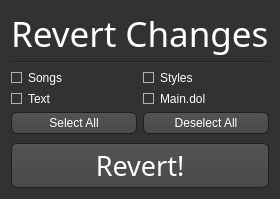
<?xml version="1.0" encoding="UTF-8"?>
<ui version="4.0">
 <class>Dialog</class>
 <widget class="QDialog" name="Dialog">
  <property name="windowModality">
   <enum>Qt::ApplicationModal</enum>
  </property>
  <property name="geometry">
   <rect>
    <x>0</x>
    <y>0</y>
    <width>256</width>
    <height>199</height>
   </rect>
  </property>
  <property name="windowTitle">
   <string>Revert Changes</string>
  </property>
  <property name="styleSheet">
   <string notr="true">QToolTip
{
     border: 1px solid black;
     background-color: #ffa02f;
     padding: 1px;
     border-radius: 3px;
     opacity: 100;
}

QWidget
{
    color: white;
    background-color: #323232;
}

QWidget:item:hover
{
    background-color: QLinearGradient( x1: 0, y1: 0, x2: 0, y2: 1, stop: 0 #ffa02f, stop: 1 #ca0619);
    color: #000000;
}

QWidget:item:selected
{
    background-color: QLinearGradient( x1: 0, y1: 0, x2: 0, y2: 1, stop: 0 #ffa02f, stop: 1 #d7801a);
}

QMenuBar
{
	background: #242424;
}

QMenuBar::item
{
    background: transparent;
}

QMenuBar::item:selected
{
    background: transparent;
    border: 1px solid #ffaa00;
}

QMenuBar::item:pressed
{
    background: #444;
    border: 1px solid #000;
    background-color: QLinearGradient(
        x1:0, y1:0,
        x2:0, y2:1,
        stop:1 #212121,
        stop:0.4 #343434/*,
        stop:0.2 #343434,
        stop:0.1 #ffaa00*/
    );
    margin-bottom:-1px;
    padding-bottom:1px;
}

QMenu
{
    border: 1px solid #000;
}

QMenu::item
{
    padding: 2px 20px 2px 20px;
}

QMenu::item:selected
{
    color: #000000;
}

QWidget:disabled
{
    color: #404040;
    background-color: #323232;
}

QLineEdit
{
    background-color: QLinearGradient( x1: 0, y1: 0, x2: 0, y2: 1, stop: 0 #4d4d4d, stop: 0 #646464, stop: 1 #5d5d5d);
    padding: 1px;
    border-style: solid;
    border: 1px solid #1e1e1e;
    border-radius: 5;
}

QSpinBox
{
    background-color: QLinearGradient( x1: 0, y1: 0, x2: 0, y2: 1, stop: 0 #4d4d4d, stop: 0 #646464, stop: 1 #5d5d5d);
    padding: 1px;
    border-style: solid;
    border: 1px solid #1e1e1e;
    border-radius: 5;
}

QPushButton
{
    color: white;
    background-color: QLinearGradient( x1: 0, y1: 0, x2: 0, y2: 1, stop: 0 #565656, stop: 0.1 #525252, stop: 0.5 #4e4e4e, stop: 0.9 #4a4a4a, stop: 1 #464646);
    border-width: 1px;
    border-color: #1e1e1e;
    border-style: solid;
    border-radius: 6;
    padding: 3px;
    padding-left: 5px;
    padding-right: 5px;
}

QPushButton:pressed
{
    background-color: QLinearGradient( x1: 0, y1: 0, x2: 0, y2: 1, stop: 0 #2d2d2d, stop: 0.1 #2b2b2b, stop: 0.5 #292929, stop: 0.9 #282828, stop: 1 #252525);
}

QComboBox
{
    selection-background-color: #ffaa00;
    background-color: QLinearGradient( x1: 0, y1: 0, x2: 0, y2: 1, stop: 0 #565656, stop: 0.1 #525252, stop: 0.5 #4e4e4e, stop: 0.9 #4a4a4a, stop: 1 #464646);
    border-style: solid;
    border: 1px solid #1e1e1e;
    border-radius: 5;
	padding-left: 4px;
}

QComboBox:hover,QPushButton:hover
{
    border: 2px solid QLinearGradient( x1: 0, y1: 0, x2: 0, y2: 1, stop: 0 #ffa02f, stop: 1 #d7801a);
}


QComboBox:on
{
    background-color: QLinearGradient( x1: 0, y1: 0, x2: 0, y2: 1, stop: 0 #2d2d2d, stop: 0.1 #2b2b2b, stop: 0.5 #292929, stop: 0.9 #282828, stop: 1 #252525);
    selection-background-color: #ffaa00;
}

QComboBox QAbstractItemView
{
    border: 2px solid darkgray;
    selection-background-color: QLinearGradient( x1: 0, y1: 0, x2: 0, y2: 1, stop: 0 #ffa02f, stop: 1 #d7801a);
}

QComboBox::drop-down
{
     subcontrol-origin: padding;
     subcontrol-position: top right;
     width: 15px;

     border-left-width: 0px;
     border-left-color: darkgray;
     border-left-style: solid; /* just a single line */
     border-top-right-radius: 3px; /* same radius as the QComboBox */
     border-bottom-right-radius: 3px;
 }

QComboBox::down-arrow
{
     image: url(:images/images/down_arrow.png);
}

QGroupBox:focus
{
border: 2px solid QLinearGradient( x1: 0, y1: 0, x2: 0, y2: 1, stop: 0 #ffa02f, stop: 1 #d7801a);
}

QTextEdit:focus
{
    border: 2px solid QLinearGradient( x1: 0, y1: 0, x2: 0, y2: 1, stop: 0 #ffa02f, stop: 1 #d7801a);
}

QScrollBar:horizontal {
     border: 1px solid #222222;
     background: QLinearGradient( x1: 0, y1: 0, x2: 0, y2: 1, stop: 0.0 #121212, stop: 0.2 #282828, stop: 1 #484848);
     height: 7px;
     margin: 0px 16px 0 16px;
}

QScrollBar::handle:horizontal
{
      background: QLinearGradient( x1: 0, y1: 0, x2: 1, y2: 0, stop: 0 #ffa02f, stop: 0.5 #d7801a, stop: 1 #ffa02f);
      min-height: 20px;
      border-radius: 2px;
}

QScrollBar::add-line:horizontal {
      border: 1px solid #1b1b19;
      border-radius: 2px;
      background: QLinearGradient( x1: 0, y1: 0, x2: 1, y2: 0, stop: 0 #ffa02f, stop: 1 #d7801a);
      width: 14px;
      subcontrol-position: right;
      subcontrol-origin: margin;
}

QScrollBar::sub-line:horizontal {
      border: 1px solid #1b1b19;
      border-radius: 2px;
      background: QLinearGradient( x1: 0, y1: 0, x2: 1, y2: 0, stop: 0 #ffa02f, stop: 1 #d7801a);
      width: 14px;
     subcontrol-position: left;
     subcontrol-origin: margin;
}

QAbstractItemView
{
    background-color: #121212;
}

QScrollBar::right-arrow:horizontal, QScrollBar::left-arrow:horizontal
{
      border: 1px solid black;
      width: 1px;
      height: 1px;
      background: white;
}

QScrollBar::add-page:horizontal, QScrollBar::sub-page:horizontal
{
      background: none;
}

QScrollBar:vertical
{
      background: QLinearGradient( x1: 0, y1: 0, x2: 1, y2: 0, stop: 0.0 #121212, stop: 0.2 #282828, stop: 1 #484848);
      width: 7px;
      margin: 16px 0 16px 0;
      border: 1px solid #222222;
}

QScrollBar::handle:vertical
{
      background: QLinearGradient( x1: 0, y1: 0, x2: 0, y2: 1, stop: 0 #ffa02f, stop: 0.5 #d7801a, stop: 1 #ffa02f);
      min-height: 20px;
      border-radius: 2px;
}

QScrollBar::add-line:vertical
{
      border: 1px solid #1b1b19;
      border-radius: 2px;
      background: QLinearGradient( x1: 0, y1: 0, x2: 0, y2: 1, stop: 0 #ffa02f, stop: 1 #d7801a);
      height: 14px;
      subcontrol-position: bottom;
      subcontrol-origin: margin;
}

QScrollBar::sub-line:vertical
{
      border: 1px solid #1b1b19;
      border-radius: 2px;
      background: QLinearGradient( x1: 0, y1: 0, x2: 0, y2: 1, stop: 0 #d7801a, stop: 1 #ffa02f);
      height: 14px;
      subcontrol-position: top;
      subcontrol-origin: margin;
}

QScrollBar::up-arrow:vertical, QScrollBar::down-arrow:vertical
{
      border: 1px solid black;
      width: 1px;
      height: 1px;
      background: white;
}


QScrollBar::add-page:vertical, QScrollBar::sub-page:vertical
{
      background: none;
}

QTextEdit
{
    background-color: #242424;
	padding-left: 1px;
}

QPlainTextEdit
{
    background-color: #242424;
}

QHeaderView::section
{
    background-color: QLinearGradient(x1:0, y1:0, x2:0, y2:1, stop:0 #616161, stop: 0.5 #505050, stop: 0.6 #434343, stop:1 #656565);
    color: white;
    padding-left: 4px;
    border: 1px solid #6c6c6c;
}

QCheckBox:disabled
{
color: #414141;
}

QDockWidget::title
{
    text-align: center;
    spacing: 3px; /* spacing between items in the tool bar */
    background-color: QLinearGradient(x1:0, y1:0, x2:0, y2:1, stop:0 #323232, stop: 0.5 #242424, stop:1 #323232);
}

QDockWidget::close-button, QDockWidget::float-button
{
    text-align: center;
    spacing: 1px; /* spacing between items in the tool bar */
    background-color: QLinearGradient(x1:0, y1:0, x2:0, y2:1, stop:0 #323232, stop: 0.5 #242424, stop:1 #323232);
}

QDockWidget::close-button:hover, QDockWidget::float-button:hover
{
    background: #242424;
}

QDockWidget::close-button:pressed, QDockWidget::float-button:pressed
{
    padding: 1px -1px -1px 1px;
}

QMainWindow::separator
{
    background-color: QLinearGradient(x1:0, y1:0, x2:0, y2:1, stop:0 #161616, stop: 0.5 #151515, stop: 0.6 #212121, stop:1 #343434);
    color: white;
    padding-left: 4px;
    border: 1px solid #4c4c4c;
    spacing: 3px; /* spacing between items in the tool bar */
}

QMainWindow::separator:hover
{

    background-color: QLinearGradient(x1:0, y1:0, x2:0, y2:1, stop:0 #d7801a, stop:0.5 #b56c17 stop:1 #ffa02f);
    color: white;
    padding-left: 4px;
    border: 1px solid #6c6c6c;
    spacing: 3px; /* spacing between items in the tool bar */
}

QToolBar::handle
{
     spacing: 3px; /* spacing between items in the tool bar */
     background: url(:images/images/handle.png);
}

QMenu::separator
{
    height: 2px;
    background-color: QLinearGradient(x1:0, y1:0, x2:0, y2:1, stop:0 #161616, stop: 0.5 #151515, stop: 0.6 #212121, stop:1 #343434);
    color: white;
    padding-left: 4px;
    margin-left: 10px;
    margin-right: 5px;
}

QProgressBar
{
    border: 2px solid grey;
    border-radius: 5px;
    text-align: center;
}

QProgressBar::chunk
{
    background-color: #d7801a;
    width: 2.15px;
    margin: 0.5px;
}

QTabBar::tab {
    color: #b1b1b1;
    border: 1px solid #444;
    border-bottom-style: none;
    background-color: #323232;
    padding-left: 10px;
    padding-right: 10px;
    padding-top: 3px;
    padding-bottom: 2px;
    margin-right: -1px;
}

QTabWidget::pane {
    border: 1px solid #444;
    top: 1px;
}

QTabBar::tab:last
{
    margin-right: 0; /* the last selected tab has nothing to overlap with on the right */
    border-top-right-radius: 3px;
}

QTabBar::tab:first:!selected
{
 margin-left: 0px; /* the last selected tab has nothing to overlap with on the right */


    border-top-left-radius: 3px;
}

QTabBar::tab:!selected
{
    color: #b1b1b1;
    border-bottom-style: solid;
    margin-top: 3px;
    background-color: QLinearGradient(x1:0, y1:0, x2:0, y2:1, stop:1 #212121, stop:.4 #343434);
}

QTabBar::tab:selected
{
    border-top-left-radius: 3px;
    border-top-right-radius: 3px;
    margin-bottom: 0px;
}

QTabBar::tab:!selected:hover
{
    /*border-top: 2px solid #ffaa00;
    padding-bottom: 3px;*/
    border-top-left-radius: 3px;
    border-top-right-radius: 3px;
    background-color: QLinearGradient(x1:0, y1:0, x2:0, y2:1, stop:1 #212121, stop:0.4 #343434, stop:0.2 #343434, stop:0.1 #ffaa00);
}

QRadioButton::indicator:checked, QRadioButton::indicator:unchecked{
    color: #b1b1b1;
    background-color: #323232;
    border: 1px solid #b1b1b1;
    border-radius: 6px;
}

QRadioButton::indicator:checked
{
    background-color: qradialgradient(
        cx: 0.5, cy: 0.5,
        fx: 0.5, fy: 0.5,
        radius: 1.0,
        stop: 0.25 #ffaa00,
        stop: 0.3 #323232);
}

QRadioButton::indicator:checked:disabled
{
    background-color: qradialgradient(
        cx: 0.5, cy: 0.5,
        fx: 0.5, fy: 0.5,
        radius: 1.0,
        stop: 0.25 #323232,
        stop: 0.3 #323232);
}

QCheckBox::indicator{
    color: #b1b1b1;
    background-color: #323232;
    border: 1px solid #b1b1b1;
    width: 9px;
    height: 9px;
}

QRadioButton::indicator
{
    border-radius: 6px;
}

QRadioButton::indicator:hover, QCheckBox::indicator:hover
{
    border: 1px solid #ffaa00;
}

QCheckBox::indicator:checked
{
    image:url(:images/images/checkbox.png);
}

QCheckBox::indicator:disabled, QRadioButton::indicator:disabled
{
    border: 1px solid #444;
}</string>
  </property>
  <layout class="QVBoxLayout" name="verticalLayout">
   <item>
    <widget class="QLabel" name="Title">
     <property name="maximumSize">
      <size>
       <width>16777215</width>
       <height>44</height>
      </size>
     </property>
     <property name="font">
      <font>
       <family>Continuum Medium</family>
       <pointsize>26</pointsize>
      </font>
     </property>
     <property name="text">
      <string>Revert Changes</string>
     </property>
    </widget>
   </item>
   <item>
    <widget class="Line" name="line">
     <property name="orientation">
      <enum>Qt::Horizontal</enum>
     </property>
    </widget>
   </item>
   <item>
    <layout class="QHBoxLayout" name="Checkboxes1">
     <item>
      <widget class="QCheckBox" name="Songs">
       <property name="text">
        <string>Songs</string>
       </property>
      </widget>
     </item>
     <item>
      <widget class="QCheckBox" name="Styles">
       <property name="text">
        <string>Styles</string>
       </property>
      </widget>
     </item>
    </layout>
   </item>
   <item>
    <layout class="QHBoxLayout" name="Checkboxes2">
     <item>
      <widget class="QCheckBox" name="Text">
       <property name="text">
        <string>Text</string>
       </property>
      </widget>
     </item>
     <item>
      <widget class="QCheckBox" name="MainDol">
       <property name="text">
        <string>Main.dol</string>
       </property>
      </widget>
     </item>
    </layout>
   </item>
   <item>
    <layout class="QHBoxLayout" name="Buttons">
     <item>
      <widget class="QPushButton" name="SelectButton">
       <property name="text">
        <string>Select All</string>
       </property>
      </widget>
     </item>
     <item>
      <widget class="QPushButton" name="DeselectButton">
       <property name="text">
        <string>Deselect All</string>
       </property>
      </widget>
     </item>
    </layout>
   </item>
   <item>
    <spacer name="verticalSpacer">
     <property name="orientation">
      <enum>Qt::Vertical</enum>
     </property>
     <property name="sizeHint" stdset="0">
      <size>
       <width>20</width>
       <height>40</height>
      </size>
     </property>
    </spacer>
   </item>
   <item>
    <widget class="QPushButton" name="PatchButton">
     <property name="minimumSize">
      <size>
       <width>0</width>
       <height>45</height>
      </size>
     </property>
     <property name="font">
      <font>
       <family>Continuum Medium</family>
       <pointsize>20</pointsize>
      </font>
     </property>
     <property name="text">
      <string>Revert!</string>
     </property>
    </widget>
   </item>
  </layout>
 </widget>
 <resources/>
 <connections/>
</ui>
